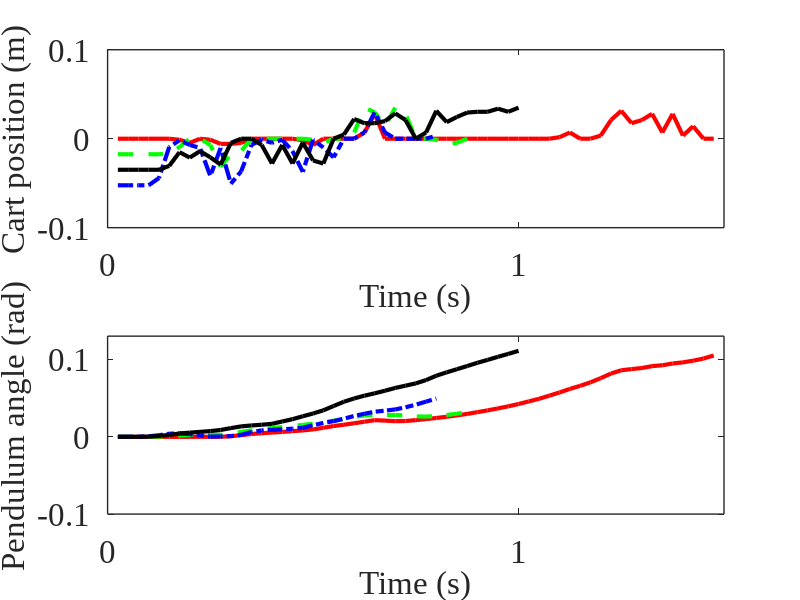

Reproduce this figure in MATLAB.
load cut_1.mat
load cut_1_1.mat
load cut_2.mat
load cut_4.mat
load cut_4_1.mat
load cut_4_2.mat

load position_1.mat
load position_1_1.mat
load position_2.mat
load position_4.mat
load position_4_1.mat
load position_4_2.mat



subplot(2,1,1)
figure(1);
t1=1:59;
plot(t1*25/1000,cut_1,'-','color',[1.00 0.00 0.00],'linewidth',3)
hold on
t2=1:35;
plot(t2*25/1000,cut_1_1,'--','color',[0.00 1.00 0.00],'linewidth',3)
hold on
t3=1:32;
plot(t3*25/1000,cut_4_1,'-.','color',[0.00 0.00 1.00],'linewidth',3)
hold on
t4=1:40;
plot(t4*25/1000,cut_2(1:40,:),'-','color',[0.00 0.00 0.00],'linewidth',3)
set(gca, 'LineWidth',1)
set(gca,'FontName','Times New Roman','FontSize',24);
xlabel('Time (s)','FontName','Times New Roman','FontSize',24);
ylabel('Cart position (m)','FontName','Times New Roman','FontSize',24);
xlabel('Time (s)')
ylabel('Cart position (m)')
a=t1*25/1000;
set(gca,'xtick',0:1:13)
set(gca,'ytick',-0.1:0.1:0.1)
axis([0 1.5,-0.1,0.10001])

subplot(2,1,2)
t1=1:59;
plot(t1*25/1000,position_1*2,'-','color',[1.00 0.00 0.00],'linewidth',3)
hold on
t2=1:35;
plot(t2*25/1000,position_1_1,'--','color',[0.00 1.00 0.00],'linewidth',3)
hold on
t3=1:32;
plot(t3*25/1000,position_4_1,'-.','color',[0.00 0.00 1.00],'linewidth',3)
hold on
t4=1:40;
plot(t4*25/1000,position_2(1:40,:),'-','color',[0.00 0.00 0.00],'linewidth',3)
set(gca, 'LineWidth',1)
set(gca,'FontName','Times New Roman','FontSize',24);
xlabel('Time (s)','FontName','Times New Roman','FontSize',24);
ylabel('Pendulum angle (rad)','FontName','Times New Roman','FontSize',24);
xlabel('Time (s)')
ylabel('Pendulum angle (rad)')
a=t1*25/1000;
set(gca,'xtick',0:1:13)
set(gca,'ytick',-0.1:0.1:0.1)
axis([0 1.5,-0.1,0.13])



